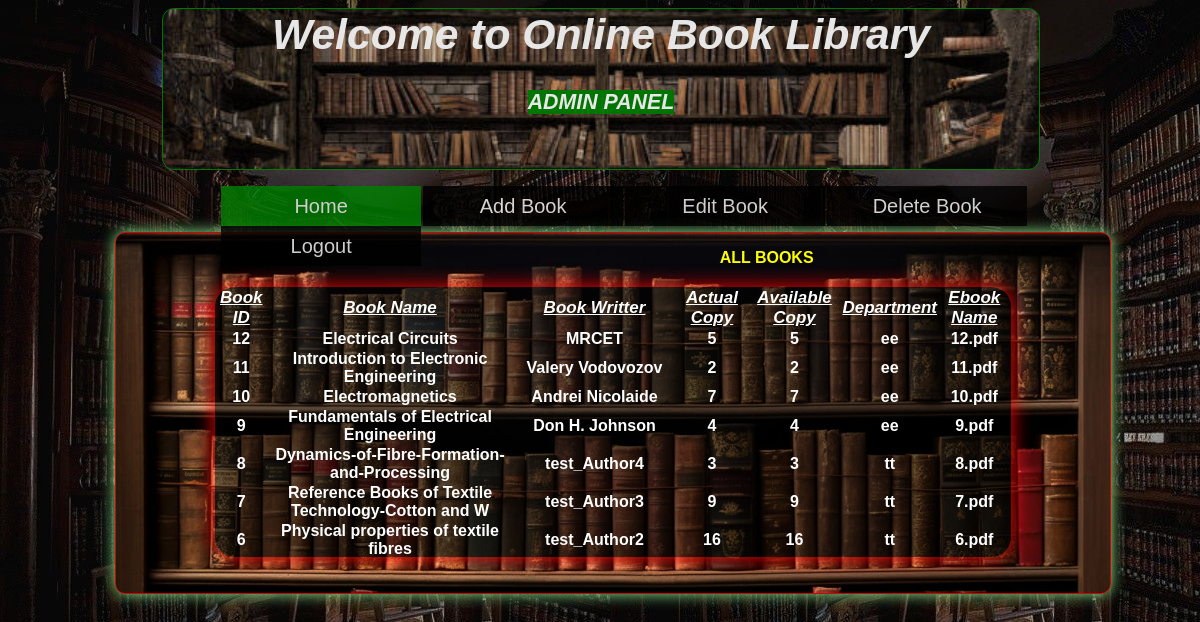
The app's page /admin.php with its own data.
### tables this page shows
CREATE TABLE `book` (
  `b_id` varchar(255) NOT NULL,
  `booksname` varchar(50) NOT NULL,
  `authorname` varchar(50) NOT NULL,
  `copies` varchar(20) NOT NULL,
  `avl_cpy` int(100) NOT NULL,
  `dept` varchar(50) NOT NULL,
  `file_name` varchar(255) NOT NULL,
  `path` varchar(200) NOT NULL
);

### admin.php (the view, shortened to what this page needs)
<?php
include("conn.php");?>
<html>
<head>
</head>
<body>
    <div class="box">
     <table  style =" font-size:16pt"  align="center" width="100%" height="100%">
        <tr>
            <td style="color:white"><h1 align="center"><marquee><i>Welcome to Online Book Library</i>  </marquee></h1></td></tr>
        <tr>
          <td align="center"><b><i><mark style="color:white;background-color:green";>ADMIN PANEL</mark></i></b></td>
        </tr>
      </table>
    </div>
      <div class="nav">
        <ul>
          <li><a style="background-color: green" href="admin.php">Home</a></li>
          <li><a href="add_book.php">Add Book</a></li>
          <li><a href="edit_book.php">Edit Book</a></li>
            <li><a href="delbook.php">Delete Book</a></li>
          <li><a href="index.php">Logout</a></li>
        </ul>
           </div>
    <br><br>
  <div class="boxtwo" style="border:solid 1px #CF0403;border-radius: 10px; width:84%; height:360px; margin-left:9%;margin-top:10px;background-color:white">
       <p style="text-align:center;color:yellow;font-weight:bold">ALL BOOKS</p>
   <div class="main">
       <table>
                <tr>
                    <th>Book ID</th>
                    <th>Book Name</th>
                    <th>Book Writter</th>
                    <th>Actual Copy</th>
                    <th>Available Copy</th>
                    <th>Department</th>
                    <th>Ebook Name</th>
                </tr>
            <?php
           $data=mysqli_query($conn,"SELECT * FROM `book`");
	              while($row = mysqli_fetch_array($data))
	               {
                        echo "<tr>";
                        echo "<td>" ;echo $row["b_id"]; echo "</td>";
                        echo "<td>";echo $row["booksname"]; echo "</td>";
                        echo "<td>"; echo $row["authorname"]; echo "</td>";
                        echo "<td>"; echo $row["copies"]; echo "</td>";
                        echo "<td>"; echo $row["avl_cpy"]; echo "</td>";
                        echo "<td>"; echo $row["dept"]; echo "</td>";
                        echo "<td>"; echo $row["file_name"]; echo "</td>";
                        echo "</tr>";
                    }
	            ?>
                </table>
      </div>
  </div>
    </body>
</html>

### admin.php (style rules this page uses)
body { background: url("2.jpg"); font-family: 'Italic', sans-serif; }
table { width: 100%; border-collapse: collapse; height: auto; text-align: center; color: white; font-weight: bold; }
th { font-size: 17px; text-decoration: underline; font-style: italic; }
.main { width: 80%; box-shadow: 0px 0px 20px red; border-radius: 20px; overflow: auto; margin-left: 10%; margin-top: 2%; height:270px; background: rgba(0, 0, 0, 0.57); }
.box { width:74%; height:160px; background-image: url("lib.jpeg"); background-size: cover; margin-left: 13%; opacity: .9; border:solid 1px green; border-radius: 12px; }
.boxtwo { background-image: url("lg3.jpg"); background-size: cover; box-shadow:0px 0px 15px lightgreen; border-radius:12px; }
ul { padding: 0 ; list-style: none; }
ul li { float: left; width: 200px; height: 40px; background-color: black; opacity: .8; line-height: 40px; text-align: center; font-size: 20px; margin-right: 2px; }
ul li a { text-decoration: none; color: white; display: block; }
.nav { padding-left:18%; }

### records on screen
book: b_id "12", booksname "Electrical Circuits", authorname "MRCET", copies "5", avl_cpy "5", dept "ee", file_name "12.pdf"
book: b_id "11", booksname "Introduction to Electronic Engineering", authorname "Valery Vodovozov", copies "2", avl_cpy "2", dept "ee", file_name "11.pdf"
book: b_id "10", booksname "Electromagnetics", authorname "Andrei Nicolaide", copies "7", avl_cpy "7", dept "ee", file_name "10.pdf"
book: b_id "9", booksname "Fundamentals of Electrical Engineering", authorname "Don H. Johnson", copies "4", avl_cpy "4", dept "ee", file_name "9.pdf"
book: b_id "8", booksname "Dynamics-of-Fibre-Formation-and-Processing", authorname "test_Author4", copies "3", avl_cpy "3", dept "tt", file_name "8.pdf"
book: b_id "7", booksname "Reference Books of Textile Technology-Cotton and W", authorname "test_Author3", copies "9", avl_cpy "9", dept "tt", file_name "7.pdf"
book: b_id "6", booksname "Physical properties of textile fibres", authorname "test_Author2", copies "16", avl_cpy "16", dept "tt", file_name "6.pdf"
